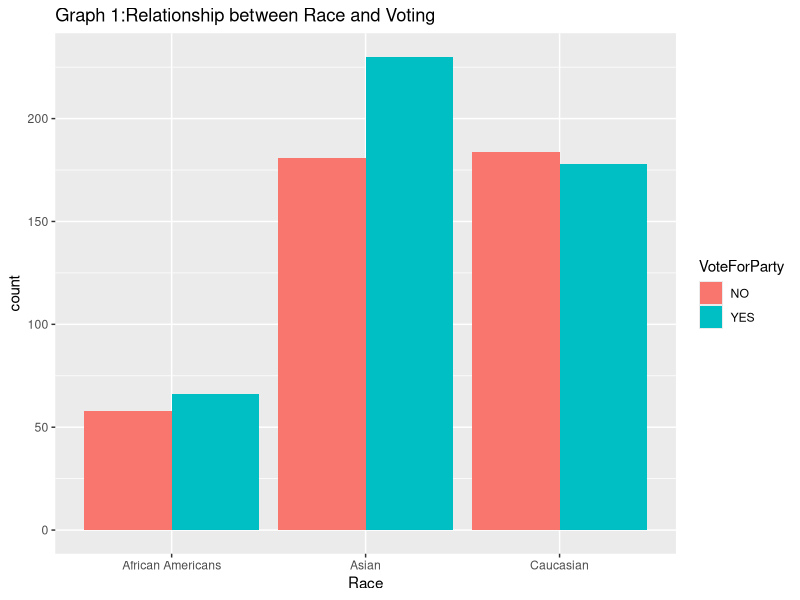
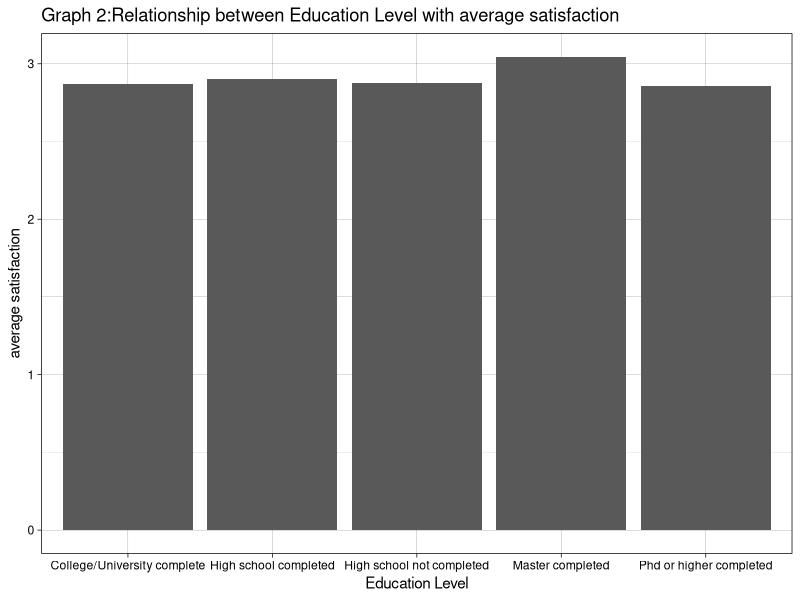
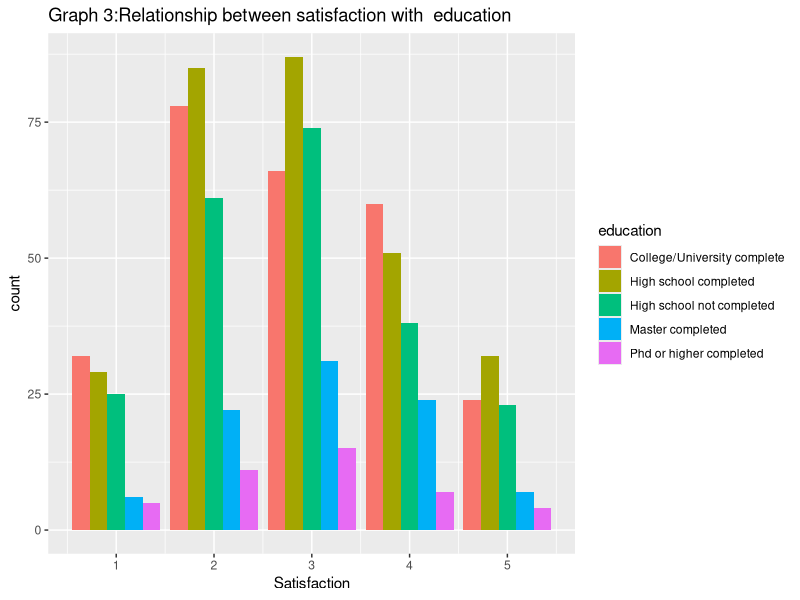
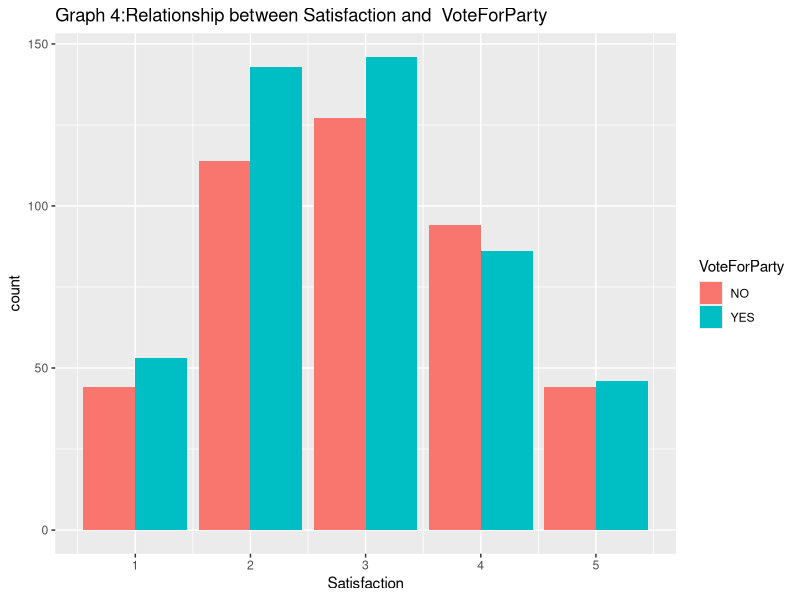
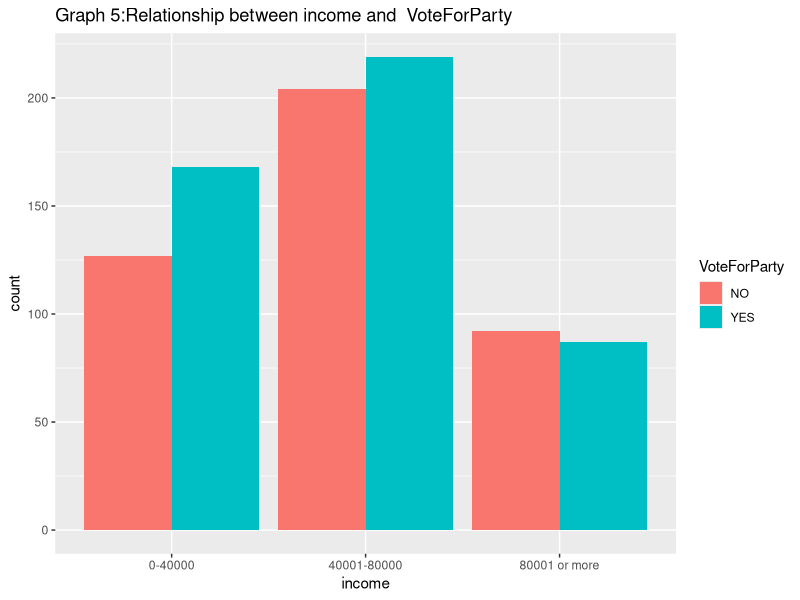

Source code (R) for these figures, in order:
## ---- chunk 1
knitr::opts_chunk$set(echo = TRUE)
## ---- chunk 2

library(tibble)
library(dplyr)
library(tidyr)
library(ggplot2)

#simulating results according to created survey

set.seed(1004097443)
survey_size <- 1000

my_data <- tibble(
  eligible = sample(x= c("YES","NO"), size = survey_size,
                    replace = TRUE, prob = c(0.9,0.1)),
  Race = sample(x=c("Asian", "African Americans", "Caucasian"), size = survey_size, replace = TRUE, prob=c(0.45,0.15,0.4)),
  gender = sample(x = c("Male","Female"), size = survey_size,
               replace = TRUE, prob = c(0.45,0.55)),
  education = sample(x= c("High school not completed","High school completed","College/University complete",
                          "Master completed","Phd or higher completed"), size = survey_size,replace = TRUE, prob = c(0.25,0.3,0.3,0.1,0.05)),
  income = sample(x = c("0-40000","40001-80000","80001 or more"), size = survey_size, replace = TRUE, prob = c(0.35,0.45,0.2)),
  Satisfaction = sample(x=1:5, size = survey_size, replace = TRUE, prob=c(0.1,0.3,0.3,0.2,0.1)),
  VoteForParty = sample(x=c("YES","NO"), size = survey_size, replace = TRUE,prob=c(0.5,0.5)),
)

## ---- chunk 3
head(my_data)
## ---- chunk 4
#cleaning data- filtering out those that can't vote
my_data_yes<-
  my_data%>%
  filter(my_data$eligible == "YES")
## ---- chunk 5
head(my_data_yes)
## ---- chunk 6
my_data

## ---- chunk 7
#we can conclude that asian people and African American people are tended to vote for the conservative while Christians are tend to not support the conservative. 
ggplot(data = my_data_yes, 
       aes(x = Race, 
           fill = VoteForParty)) + 
  geom_bar(position = "dodge") +
  labs(title="Graph 1:Relationship between Race and Voting"
       )
## ---- chunk 8
#we can conclude that people who get master degree have the highest satisfaction towars our party. and the average satisfaction is 3 which is median.
plotdata <- my_data_yes %>%
  group_by(education) %>%
  summarize(mean_sats = mean(Satisfaction))
ggplot(plotdata, 
       aes(x = education, 
           y = mean_sats)) +
  geom_bar(stat = "identity") +
  labs(y="average satisfaction",x="Education Level",
       title="Graph 2:Relationship between Education Level with average satisfaction"
       )+
  theme_linedraw()

## ---- chunk 9
# plots for education and satisfaction in details by counts
ggplot(data = my_data_yes, 
       aes(x = Satisfaction, 
           fill = education)) + 
  geom_bar(position = "dodge") +
  labs(
       title="Graph 3:Relationship between satisfaction with  education"
  )
## ---- chunk 10

# not all people who have high satisfaction with our party will vote for our party (exception is 4)
ggplot(data = my_data_yes, 
       aes(x = Satisfaction, 
           fill = VoteForParty)) + 
  geom_bar(position = "dodge") +   labs(
    title="Graph 4:Relationship between Satisfaction and  VoteForParty"
  )
## ---- chunk 11
#higher income will result lower vote for the conservative while lower income people are tend to vote for our party
ggplot(data = my_data_yes, 
       aes(x = income, 
           fill = VoteForParty)) + 
  geom_bar(position = "dodge") +
  labs(
    title="Graph 5:Relationship between income and  VoteForParty"
  )
